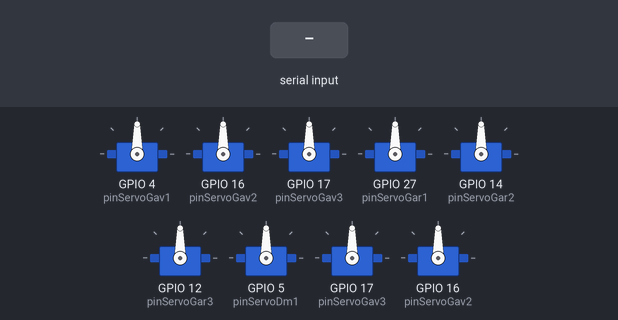
The sketch below on a simulated ESP32. On the bench: 9 × servo. The test bench sets the inputs (shaded band). Nothing arrives over Bluetooth unless stated; what the sketch prints to the serial monitor is not drawn.

Above: at 1.2 s.
1.3 s: "avancer" received over the second serial link
At 3.2 s:
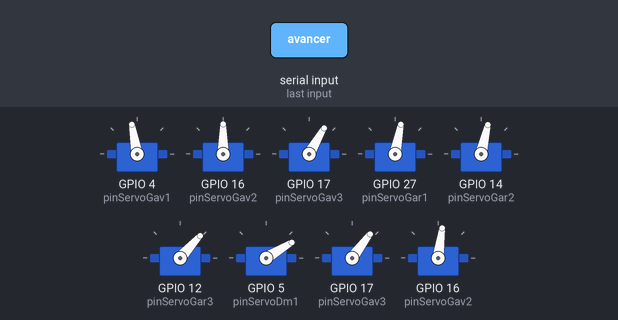
3.8 s: "avancer" received over the second serial link
At 5.5 s:
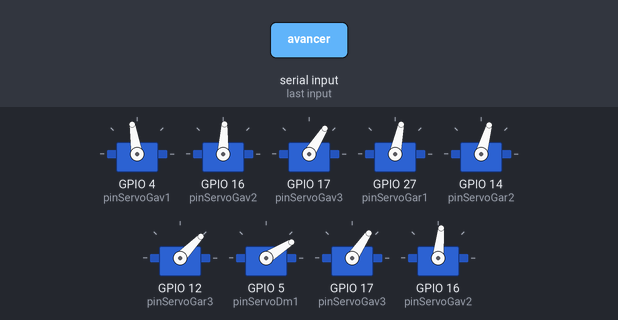
Timing chart, 0 to 7.0 s (numbered marks = the images above; inputs shaded):
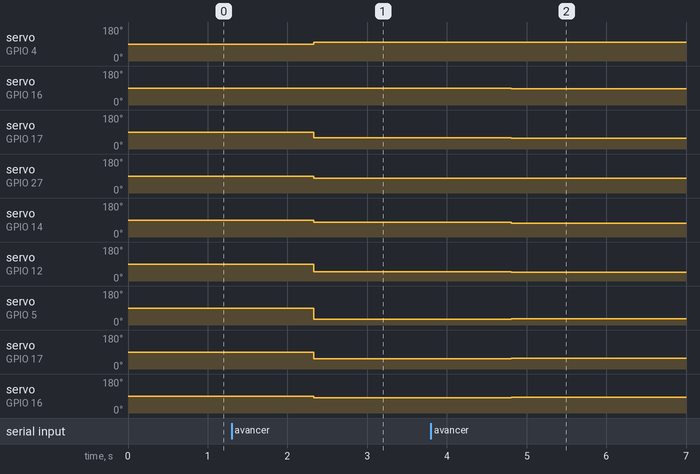

The sketch:

ServoPrimaire.ino
```cpp
#include "BluetoothSerial.h"
#include "esp_bt_device.h"
#include <ESP32Servo.h>
#if !defined(CONFIG_BT_ENABLED) || !defined(CONFIG_BLUEDROID_ENABLED)
#error Bluetooth is not enabled! Please run `make menuconfig` to and enable it
#endif

BluetoothSerial SerialBT;
const String deviceName = "Fourmi";

//setup le port 2 comme maitre (envoyer des informations)
HardwareSerial Maitre(2);

//define les Pin qu'on va utilier pour transmettre des informations
//Tx : transmetteur doit être branché sur un receveur de l'autre ESP32
//Rx : receveur doit être branché sur un transmetteur de l'autre ESP32
#define SenderTxPin 22
#define SenderRxPin 23

//indice pour avancement des pattes gauches

int indiceGauch1 = 0;
int indiceGauch2 = 0;
int indiceGauch3 = 0;
int indiceGauch4 = 0;

int avancerD=0;
int vitesse=30;

//----------------- Setup Moteur ------------

//Servo gauche avant
Servo Gav1;
Servo Gav2;
Servo Gav3;

//Servo gauche arrière
Servo Gar1;
Servo Gar2;
Servo Gar3;

//Servo droite milieu
Servo Dm1;
Servo Dm2;
Servo Dm3;

//association des servomoteurs aux pins

//Servo gauche avant
const int pinServoGav1 = 4;
const int pinServoGav2 = 16;
const int pinServoGav3 = 17;

//Servo gauche arrière
const int pinServoGar1 = 27;
const int pinServoGar2 = 14;
const int pinServoGar3 = 12;

//Servo droite milieu
const int pinServoDm1 = 5;
const int pinServoDm2 = 17;
const int pinServoDm3 = 16;

void setup() {

  //initialise console
  Serial.begin(115200);
  Serial.println("---Demarrage de la fourmi---");

  //initialise quel Pin va être utilisé
  Maitre.begin(115200,SERIAL_8N1,SenderTxPin,SenderRxPin);

  // Démarrage du bluetooth
  SerialBT.begin(deviceName);

  // Timer pour les servo
  ESP32PWM::allocateTimer(0);
  ESP32PWM::allocateTimer(1);
  ESP32PWM::allocateTimer(2);
  ESP32PWM::allocateTimer(3);

  Gav1.setPeriodHertz(50);
  Gav2.setPeriodHertz(50);
  Gav3.setPeriodHertz(50);

  Gar1.setPeriodHertz(50);
  Gar2.setPeriodHertz(50);
  Gar3.setPeriodHertz(50);

  Dm1.setPeriodHertz(50);
  Dm2.setPeriodHertz(50);
  Dm3.setPeriodHertz(50);

  Gav1.attach(pinServoGav1, 500, 2400);
  Gav2.attach(pinServoGav2, 500, 2400);
  Gav3.attach(pinServoGav3, 500, 2400);

  Gar1.attach(pinServoGar1, 500, 2400);
  Gar2.attach(pinServoGar2, 500, 2400);
  Gar3.attach(pinServoGar3, 500, 2400);

  Dm1.attach(pinServoDm1, 500, 2400);
  Dm2.attach(pinServoDm2, 500, 2400);
  Dm3.attach(pinServoDm3, 500, 2400);
}

void loop() {

  String blueetoothSendMsg;

  if (SerialBT.available()) {
    blueetoothSendMsg = SerialBT.readString();
    blueetoothSendMsg.trim();
  }

  if(blueetoothSendMsg=="avancer"){

    //tu codes en else if car l'avancement se fait petit pas par petit pas la boucle utilise le boucle du programme principal

    if(!avancerD){
      avancerG();
    }
    else{
    Maitre.print("avancer");
    avancerG();
    }

  }
  delay(vitesse);
}

void avancerG(){
    moveLegGav();
    moveLegGar();
    moveLegDm();
}

//C'est cette patte qui donne le rythme
void moveLegGav(){
  // Rise the leg
  if (indiceGauch1 <= 10) {
    Gav3.write(60 - indiceGauch1 * 2);
    Gav2.write(90 - indiceGauch1 * 3);
    indiceGauch1++;
  }

  // Rotate the leg
  if (indiceGauch2 <= 30) {
    Gav1.write(100 - indiceGauch2);
    indiceGauch2++;
  }

  // Move back to touch the ground
  if (indiceGauch2 > 20 & indiceGauch3 <= 10) {
    Gav3.write(40 + indiceGauch3 * 2);
    Gav2.write(60 + indiceGauch3 * 3);
    indiceGauch3++;
  }
  // Stance phase - move leg while touching the ground

  // Rotate back to initial position
  if (indiceGauch2 >= 30) {
    Gav1.write(70 + indiceGauch4);
    indiceGauch4++;
    //ici il envoie l'information de bouger la droite!!
    avancerD = 1;
  }

  // Reset the counters for repeating the process
  if (indiceGauch4 >= 30) {
    indiceGauch1 = 0;
    indiceGauch2 = 0;
    indiceGauch3 = 0;
    indiceGauch4 = 0;
  }
  // Each iteration or step is executed in the main loop section where there is also a delay time for controlling the speed of movement
}


void moveLegGar() {
  //rise leg
  if (indiceGauch1 <= 10) {
    Gar3.write(50 - indiceGauch1 * 2);
    Gar2.write(80 - indiceGauch1 * 3);
  }

  //rotate vers l'avant
  if (indiceGauch2 <= 30) {
    Gar1.write(80 - indiceGauch2);
  }

  //en bas
  if (indiceGauch2 > 20 & indiceGauch3 <= 10) {
    Gar3.write(30 + indiceGauch3 * 2);
    Gar2.write(50 + indiceGauch3 * 3);
  }

  //rotate vers l'arrière
  if (indiceGauch2 >= 30) {
    Gar1.write(50 + indiceGauch4);
  }
}

void moveLegDm() {
  //haut
  if (indiceGauch1 <= 10) {
    Dm3.write(80 + indiceGauch1 * 2);
    Dm2.write(50 + indiceGauch1 * 3);
  }


  //rotate ++
  if (indiceGauch2 <= 30) {
    Dm1.write(30 + indiceGauch2);
  }

  //bas
  if (indiceGauch2 > 20 & indiceGauch3 <= 10) {
    Dm3.write(100 - indiceGauch3 * 2);
    Dm2.write(80 - indiceGauch3 * 3);
  }

  //rotate --
  if (indiceGauch2 >= 30) {
    Dm1.write(60 - indiceGauch4);
  }

}
 
```

Measured:
- after the input at 1.3 s, servo on GPIO 4 (pinServoGav1): 90° → 100° after 1.0 s; servo on GPIO 17 (pinServoGav3): 90° → 60° after 1.0 s; servo on GPIO 27 (pinServoGar1): 90° → 79° after 1.0 s; servo on GPIO 14 (pinServoGar2): 90° → 77° after 1.0 s; servo on GPIO 12 (pinServoGar3): 90° → 48° after 1.0 s
- after the input at 3.8 s, servo on GPIO 4 (pinServoGav1): 100° → 99° after 1.0 s; servo on GPIO 16 (pinServoGav2): 90° → 87° after 1.0 s; servo on GPIO 17 (pinServoGav3): 60° → 58° after 1.0 s; servo on GPIO 27 (pinServoGar1): 79° → 78° after 1.0 s; servo on GPIO 14 (pinServoGar2): 77° → 74° after 1.0 s
